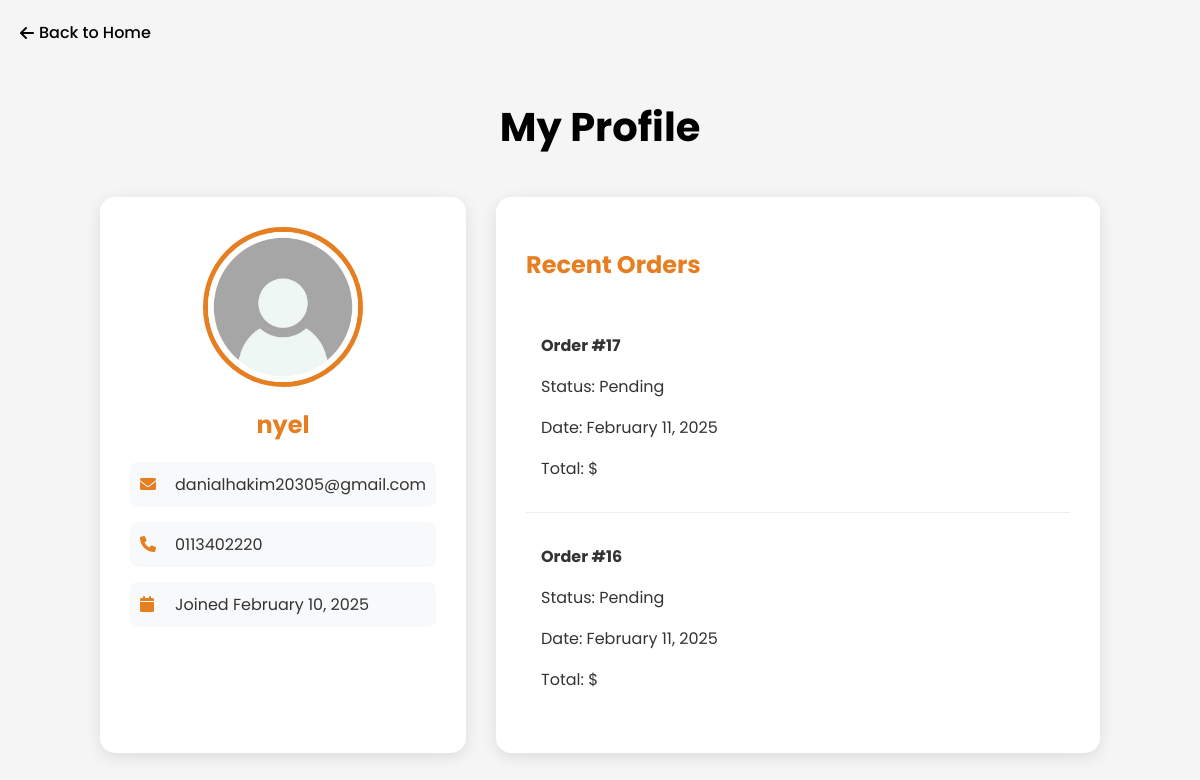
Before: /OnePlusTwo/profile/ (signed in) with the older database file.
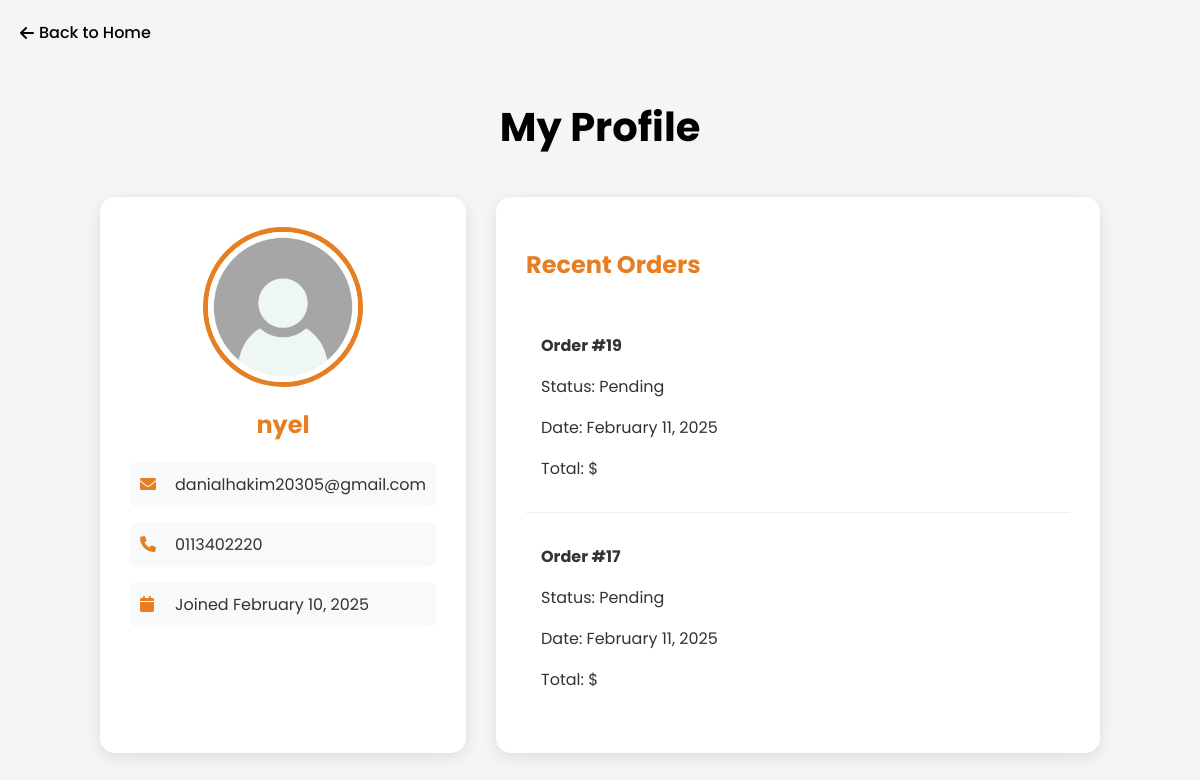
After: the same page with the newer database file.
### OnePlusTwo/models.py (models this page shows, shortened)
class OrderDetails(models.Model):
    user = models.ForeignKey(UserDetails, on_delete=models.CASCADE)
    total_amount = models.DecimalField(max_digits=10, decimal_places=2)
    status = models.CharField(
        max_length=50,
        choices=[
            ("Pending", "Pending"),
            ("Shipped", "Shipped"),
            ("Delivered", "Delivered"),
            ("Cancelled", "Cancelled")
        ],
        default="Pending"
    )
    created_at = models.DateTimeField(auto_now_add=True)

### OnePlusTwo/views.py (the view)
# urls.py: path('profile/', views.profile, name='profile'),
def profile(request):
    user_id = request.session.get('user_id')
    if not user_id:
        messages.error(request, 'Please login to view profile')
        return redirect('register')
    try:
        user = UserDetails.objects.get(id=user_id)
        orders = OrderDetails.objects.filter(user=user).order_by('-created_at')[:5]  # Get last 5 orders
        return render(request, 'profile.html', {
            'user': user,
            'recent_orders': orders
        })
    except UserDetails.DoesNotExist:
        messages.error(request, 'User not found')
        return redirect('register')

### OnePlusTwo/templates/profile.html (shortened to what this page needs)
<!DOCTYPE html>
<html lang="en">
<head>
    {% load static %}
    <link rel="stylesheet" href="https://cdnjs.cloudflare.com/ajax/libs/font-awesome/6.0.0/css/all.min.css">
</head>
<body>
    <a href="{% url 'index' %}" class="back-button">
        <i class="fas fa-arrow-left"></i>
        Back to Home
    </a>
    <div class="profile-container">
        <div class="profile-header">
            <h1>My Profile</h1>
        </div>
        <div class="profile-content">
            <div class="profile-card">
                <img src="{% static 'image/profile 2.jpg' %}" alt="Profile" class="profile-image">
                <div class="profile-info">
                    <h2>{{ user.username }}</h2>
                    <div class="info-item">
                        <i class="fas fa-envelope"></i>
                        <span>{{ user.email }}</span>
                    </div>
                    <div class="info-item">
                        <i class="fas fa-phone"></i>
                        <span>{{ user.phone }}</span>
                    </div>
                    <div class="info-item">
                        <i class="fas fa-calendar"></i>
                        <span>Joined {{ user.created_at|date:"F d, Y" }}</span>
                    </div>
                </div>
            </div>
            <div class="recent-orders">
                <h2>Recent Orders</h2>
                {% if recent_orders %}
                    {% for order in recent_orders %}
                        <div class="order-item">
                            <p><strong>Order #{{ order.id }}</strong></p>
                            <p>Status: {{ order.status }}</p>
                            <p>Date: {{ order.created_at|date:"F d, Y" }}</p>
                            <p>Total: ${{ order.total_price }}</p>
                        </div>
                    {% endfor %}
                {% else %}
                    <p>No recent orders found.</p>
                {% endif %}
            </div>
        </div>
    </div>
</body>
</html>

Changed rows visible on the page:
removed OrderDetails: id "16", status "Pending", created_at "February 11, 2025"
added OrderDetails: id "19", status "Pending", created_at "February 11, 2025"
